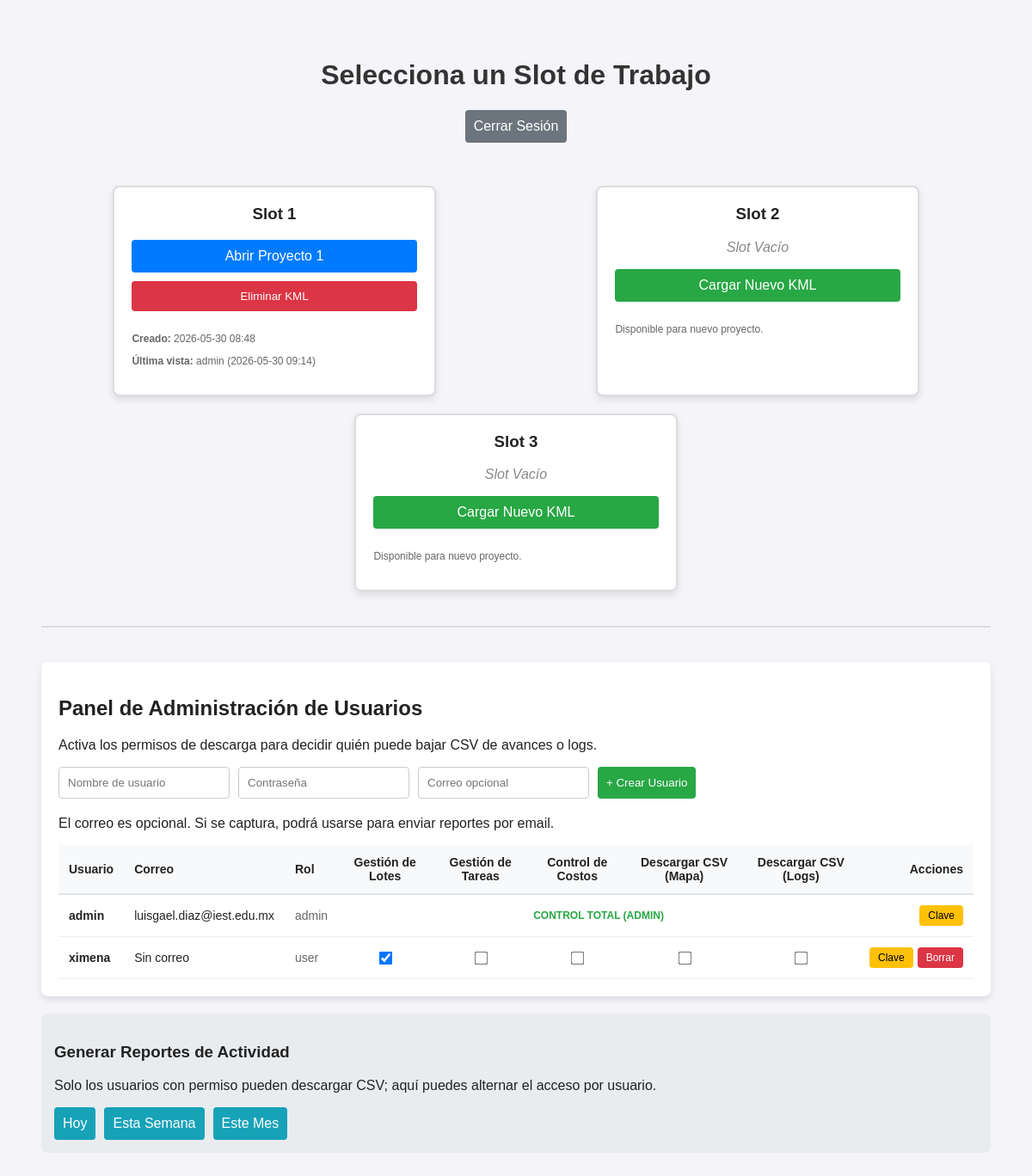
/dashboard (signed in), run on the app's committed database.
### tables this page shows
CREATE TABLE slots
                         (id INTEGER PRIMARY KEY, nombre_real TEXT, slug TEXT, kml_data TEXT, 
                          creado_en TEXT, visto_por TEXT, visto_en TEXT);

CREATE TABLE usuarios
                         (id INTEGER PRIMARY KEY, username TEXT UNIQUE, password_hash TEXT,
                          rol TEXT, puede_agregar INTEGER, ultima_conexion TEXT, puede_editar INTEGER DEFAULT 0, puede_agregar_tareas INTEGER DEFAULT 0, puede_marcar_tareas INTEGER DEFAULT 0, puede_ver_costos INTEGER DEFAULT 0, puede_descargar_mapa INTEGER DEFAULT 0, puede_descargar_logs INTEGER DEFAULT 0, correo TEXT DEFAULT NULL);

### rutas/dashboard.py (the view)
@dashboard_bp.route('/dashboard')
def index():
    if not session.get('logeado'):
        return redirect(url_for('login.index'))
    slots = db.obtener_todos_los_slots()
    usuarios = db.obtener_todos_los_usuarios() if session.get('rol') == 'admin' else []
    kml_saved = request.args.get('kml_saved')
    return render_template('dashboard.html', slots=slots, usuarios=usuarios, rol_actual=session.get('rol'), kml_saved=kml_saved)

### database.py (called while the page is built)
    def _get_connection(self):
        conn = sqlite3.connect(self.db_path)
        conn.row_factory = sqlite3.Row
        return conn

    def obtener_todos_los_usuarios(self):
        with self._get_connection() as conn:
            c = conn.cursor()
            c.execute('SELECT id, username, rol, puede_agregar, ultima_conexion, puede_editar, puede_agregar_tareas, puede_marcar_tareas, puede_ver_costos, puede_descargar_mapa, puede_descargar_logs, correo FROM usuarios')
            return c.fetchall()

    def obtener_todos_los_slots(self):
        with self._get_connection() as conn:
            c = conn.cursor()
            c.execute('SELECT id, nombre_real, slug, kml_data, creado_en, visto_por, visto_en FROM slots')
            return c.fetchall()

### templates/dashboard.html (shortened to what this page needs)
<!doctype html>
<html lang="es">
<head>
    <link rel="stylesheet" href="{{ url_for('static', filename='css/dashboard.css') }}">
</head>
<body>
    <h1>Selecciona un Slot de Trabajo</h1>
    <div class="page-actions">
        <a href="/logout" class="btn btn-secondary btn-auto">Cerrar Sesión</a>
    </div>
    <div class="slots-container">
        {% for slot in slots %}
        <div class="slot">
            <h3>Slot {{ slot[0] }}</h3>
            {% if slot[3] %}
            <a href="/adhesa/{{ slot[2] }}" class="btn">Abrir {{ slot[1] }}</a>
            <button onclick="abrirModal('{{ slot[0] }}')" class="btn btn-delete">Eliminar KML</button>
            <div class="metadata">
                <p><strong>Creado:</strong> {{ slot[4] }}</p>
                <p><strong>Última vista:</strong> {{ slot[5] }} ({{ slot[6] }})</p>
            </div>
            {% else %}
            <p class="slot-empty">Slot Vacío</p>
            <form action="/cargar_kml/{{ slot[0] }}" method="POST" enctype="multipart/form-data">
                <label for="upload-{{ slot[0] }}" class="btn btn-empty">Cargar Nuevo KML</label>
            </form>
            <div class="metadata">
                <p>Disponible para nuevo proyecto.</p>
            </div>
            {% endif %}
        </div>
        {% endfor %}
    </div>
    {% if rol_actual == 'admin' %}
    <hr class="section-divider" />
    <div class="panel-card">
        <h2>Panel de Administración de Usuarios</h2>
        <p class="panel-help">Activa los permisos de descarga para decidir quién puede bajar CSV de avances o logs.</p>
        <form action="/admin/crear_usuario" method="POST" class="inline-form">
            <input type="text" name="nuevo_usuario" placeholder="Nombre de usuario" required class="field-input" />
            <input type="password" name="nueva_password" placeholder="Contraseña" required class="field-input" />
            <input type="email" name="nuevo_correo" placeholder="Correo opcional" class="field-input" />
            <button type="submit" class="btn btn-success btn-auto">+ Crear Usuario</button>
        </form>
        <p class="panel-help">El correo es opcional. Si se captura, podrá usarse para enviar reportes por email.</p>
        <div class="admin-table-container">
        <table class="admin-table">
            <thead>
                <tr>
                    <th>Usuario</th>
                    <th>Correo</th>
                    <th>Rol</th>
                    <th class="text-center">Gestión de Lotes</th>
                    <th class="text-center">Gestión de Tareas</th>
                    <th class="text-center">Control de Costos</th>
                    <th class="text-center">Descargar CSV (Mapa)</th>
                    <th class="text-center">Descargar CSV (Logs)</th>
                    <th class="text-right">Acciones</th>
                </tr>
            </thead>
            <tbody>
                {% for u in usuarios %}
                <tr>
                    <td class="admin-user">{{ u[1] }}</td>
                    <td class="admin-email">{{ u[11] or 'Sin correo' }}</td>
                    <td class="admin-role">{{ u[2] }}</td>
                    {% if u[2] != 'admin' %}
                    <td class="permission-cell">
                        <input type="checkbox" {{ 'checked' if u[3]==1 }}
                            onclick="document.getElementById('toggle-lotes-{{ u[0] }}').submit()"
                            class="permission-toggle">
                    </td>
                    <td class="permission-cell">
                        <input type="checkbox" {{ 'checked' if u[6]==1 }}
                            onclick="document.getElementById('toggle-tareas-{{ u[0] }}').submit()"
                            class="permission-toggle">
                    </td>
                    <td class="permission-cell">
                        <input type="checkbox" {{ 'checked' if u[8]==1 }}
                            onclick="document.getElementById('toggle-costos-{{ u[0] }}').submit()"
                            class="permission-toggle">
                    </td>
                    <td class="permission-cell">
                        <input type="checkbox" {{ 'checked' if u[9]==1 }}
                            onclick="document.getElementById('toggle-descargas-mapa-{{ u[0] }}').submit()"
                            class="permission-toggle">
                    </td>
                    <td class="permission-cell">
                        <input type="checkbox" {{ 'checked' if u[10]==1 }}
                            onclick="document.getElementById('toggle-descargas-logs-{{ u[0] }}').submit()"
                            class="permission-toggle">
                    </td>
                    {% else %}
                    <td colspan="5" class="admin-total">CONTROL TOTAL (ADMIN)</td>
                    {% endif %}
                    <td class="text-right">
                        <div class="table-actions">
                            <button type="button" onclick="abrirModalPass('{{ u[0] }}', '{{ u[1] }}')"
                                class="btn btn-warning btn-small">Clave</button>
                            {% if u[2] != 'admin' %}
                            <form action="/admin/eliminar_usuario/{{ u[0] }}" method="POST"
                                onsubmit="return confirm('¿Seguro que deseas eliminar a este usuario?');"
                                class="slot-actions">
                                <button type="submit" class="btn btn-delete btn-small">Borrar</button>
                            </form>
                            {% endif %}
                        </div>
                    </td>
                </tr>
                {% endfor %}
            </tbody>
        </table>
        </div>
    </div>
    {% endif %}
    {% if rol_actual == 'admin' %}
    <div class="report-panel">
        <h3>Generar Reportes de Actividad</h3>
        <p class="panel-help">Solo los usuarios con permiso pueden descargar CSV; aquí puedes alternar el acceso por usuario.</p>
        <div class="report-actions">
            <a href="/admin/reporte/dia" class="btn btn-info btn-auto">Hoy</a>
            <a href="/admin/reporte/semana" class="btn btn-info btn-auto">Esta Semana</a>
            <a href="/admin/reporte/mes" class="btn btn-info btn-auto">Este Mes</a>
        </div>
    </div>
    {% endif %}
</body>
</html>

### static/css/dashboard.css (style rules this page uses)
body { font-family: sans-serif; background-color: #f4f4f9; padding: 40px; color: #222; }
h1 { text-align: center; color: #333; }
.page-actions { text-align: center; margin-bottom: 20px; }
.slots-container { display: flex; justify-content: space-around; gap: 20px; margin-top: 50px; flex-wrap: wrap; }
.slot { background: white; padding: 20px; border-radius: 8px; box-shadow: 0 4px 8px rgba(0, 0, 0, 0.1); width: 30%; min-width: 280px; text-align: center; border: 2px solid #ddd; }
.slot h3 { margin-top: 0; }
.slot-empty { color: #888; font-style: italic; }
.btn { display: inline-block; width: 100%; padding: 10px; margin-bottom: 10px; background: #007bff; color: white; text-decoration: none; border: none; border-radius: 4px; cursor: pointer; box-sizing: border-box; }
.btn-auto { width: auto; margin: 0; }
.btn-small { width: auto; margin: 0; padding: 5px 10px; font-size: 12px; }
.btn-secondary { background: #6c757d; }
.btn-info { background: #17a2b8; }
.btn-success { background: #28a745; }
.btn-warning { background: #ffc107; color: #000; }
.btn-delete { background: #dc3545; }
.btn-empty { background: #28a745; }
.metadata { font-size: 12px; color: #666; margin-top: 15px; text-align: left; }
.panel-card { background: white; padding: 20px; border-radius: 8px; box-shadow: 0 4px 8px rgba(0, 0, 0, 0.1); margin-top: 20px; }
.panel-card { max-height: 70vh; overflow: auto; }
.admin-table-container { max-height: 40vh; overflow: auto; }
.inline-form { margin-bottom: 20px; display: flex; gap: 10px; flex-wrap: wrap; }
.field-input { padding: 10px; border: 1px solid #ccc; border-radius: 4px; box-sizing: border-box; }
.admin-table { width: 100%; border-collapse: collapse; text-align: left; font-size: 14px; }
.admin-table thead tr { background-color: #f8f9fa; border-bottom: 2px solid #dee2e6; }
.admin-table th, .admin-table td { padding: 12px; }
.admin-table tbody tr { border-bottom: 1px solid #eee; }
.admin-user { font-weight: bold; }
.admin-role { color: #666; }
.permission-cell { text-align: center; }
.permission-toggle { cursor: pointer; transform: scale(1.2); }
.admin-total { padding: 10px; text-align: center; color: #28a745; font-weight: bold; font-size: 12px; }
.table-actions { display: flex; gap: 5px; justify-content: flex-end; }
.report-panel { margin-top: 20px; padding: 15px; background: #e9ecef; border-radius: 8px; }
.report-actions { display: flex; gap: 10px; flex-wrap: wrap; }
.text-center { text-align: center; }
.text-right { text-align: right; }
.section-divider { margin: 40px 0; border: 1px solid #ddd; }

### data on the page
slots: id "1", nombre_real "Proyecto 1", creado_en "2026-05-30 08:48", visto_por "admin", visto_en "2026-05-30 09:14"
slots: id "2"
slots: id "3"
usuarios: username "admin", correo "luisgael.diaz@iest.edu.mx", rol "admin", shows "CONTROL TOTAL (ADMIN)"
usuarios: username "ximena", u "Sin correo", rol "user"
